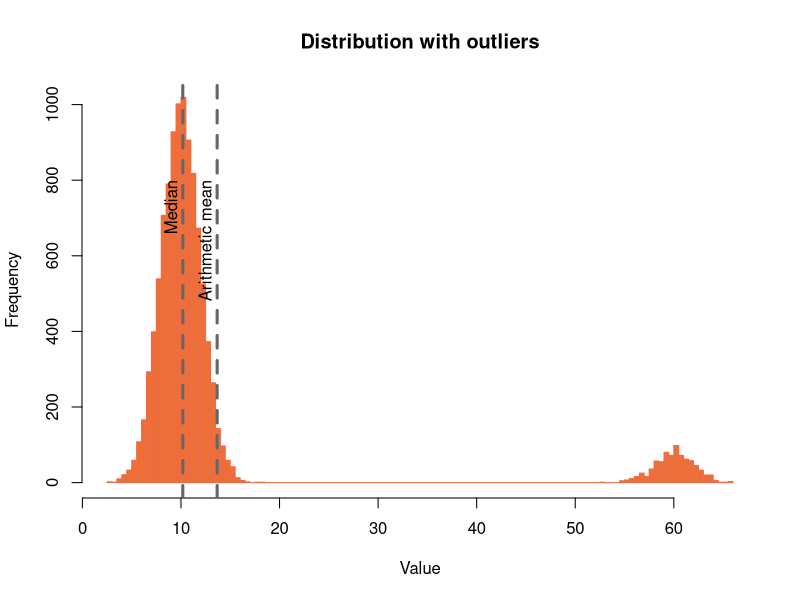
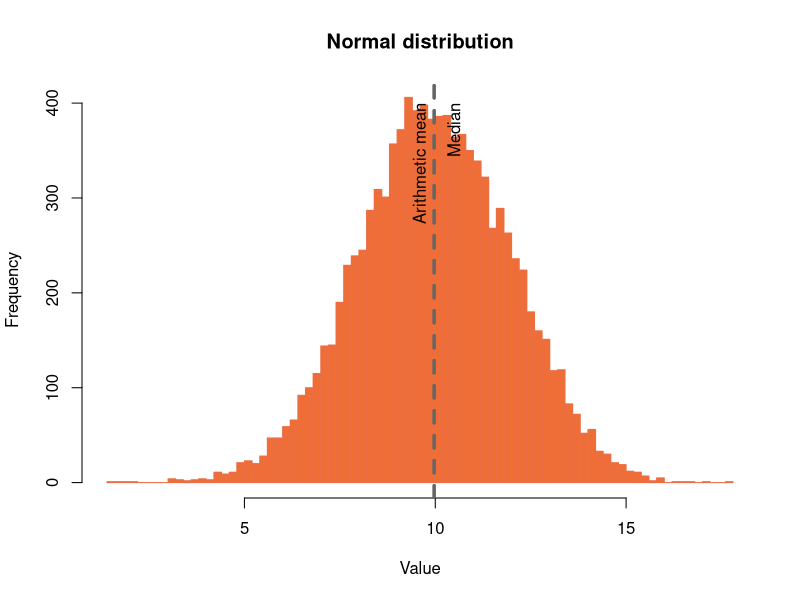
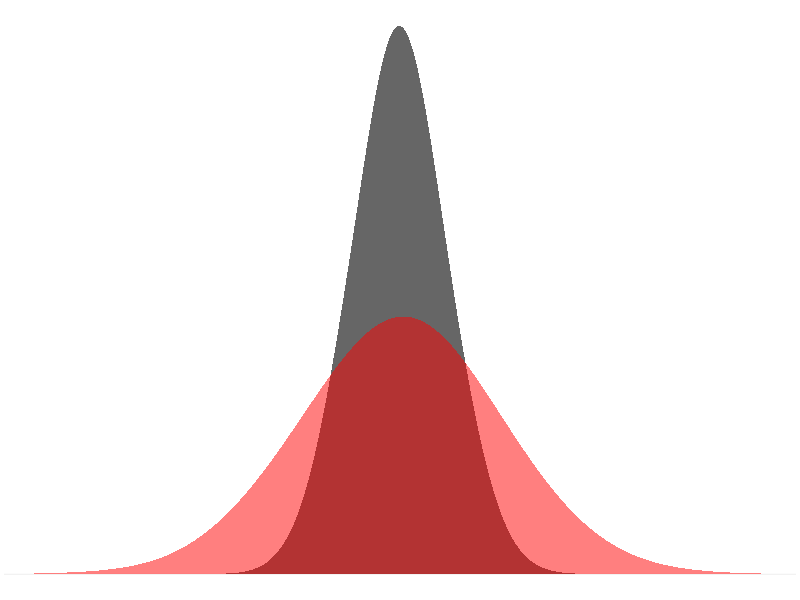
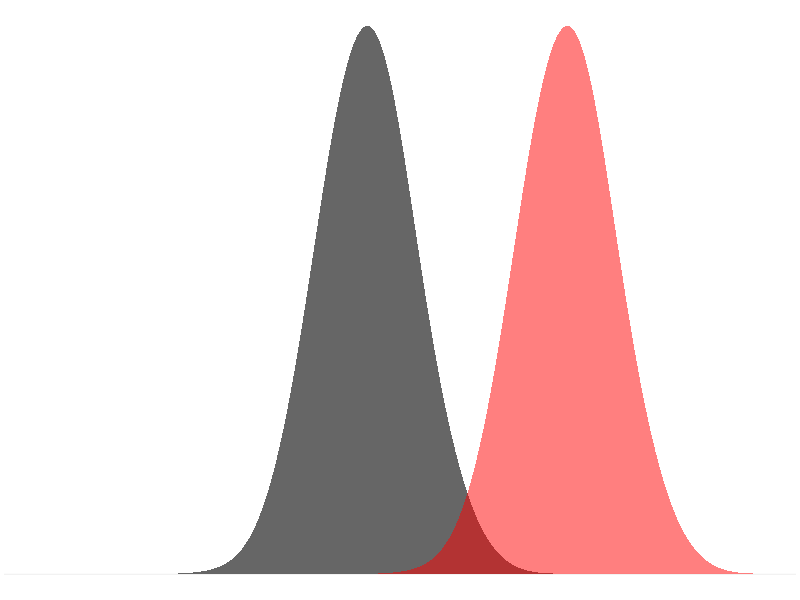
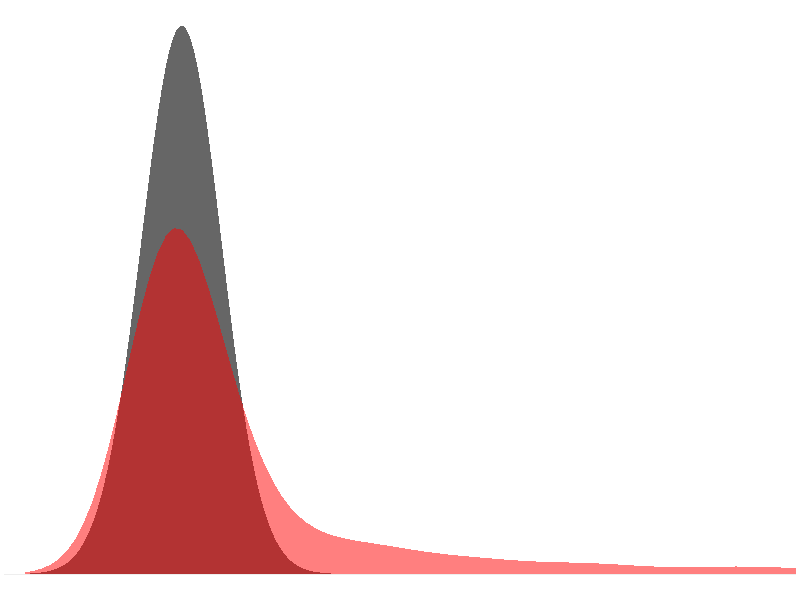
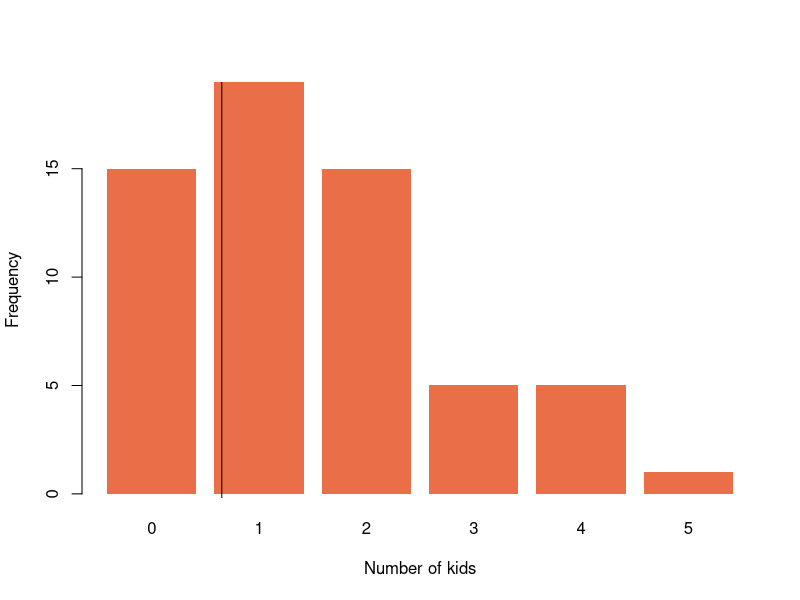
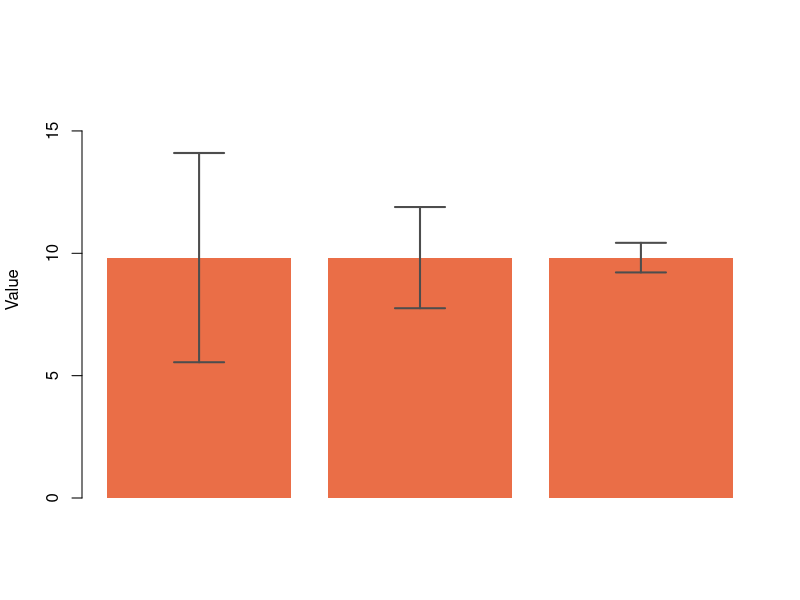

Recreate these plots in R, in order. (Note: this script raises an error after producing the figures.)
getwd()

pdf("LectureFigures/OutlierDistMeanMedian.pdf",w=7,h=4.5)
x<- c(rnorm(10000, mean = 10, sd = 2),rnorm(800, mean = 60, sd = 2))
hist(x,col="#EF6E37",border="#EA6E47",breaks=100,main="Distribution with outliers",xlab = "Value")
abline(v=mean(x),lwd=3,lty=2,col="grey40")
text(mean(x),800,"Arithmetic mean",srt=90,pos=2)
abline(v=median(x),lwd=3,lty=2,col="grey40")
text(median(x),800,"Median",srt=90,pos=2)
modeVal = as.numeric(names(sort(-table(x)))[1])
dev.off()


pdf("LectureFigures/NormalDistMeanMedian.pdf",w=7,h=4.5)
x<- c(rnorm(10000, mean = 10, sd = 2))
hist(x,col="#EF6E37",border="#EA6E47",breaks=100,main="Normal distribution",xlab="Value")
abline(v=mean(x),lwd=3,lty=2,col="grey40")
text(9.9,400,"Arithmetic mean",srt=90,pos=2)
abline(v=median(x),lwd=3,lty=2,col="grey40")
text(10.8,400,"Median",srt=90,pos=2)
dev.off()

pdf("LectureFigures/Spread.pdf",w=5,h=4)
par(mar=c(.1,.1,.1,.1))
par(oma=c(.1,.1,.1,.1))
myd <- rnorm(5000,6,.7)
dens <- density(myd,adjust=3)
plot(dens, xlim = c(0, 12), xaxt = 'n', bty = 'n',axes=F,xlab="",ylab="",main="",type="n")
polygon(c(3, dens$x, 12), c(0, dens$y, 0),col="grey40",border=NA)
myd <- rnorm(5000,6,1.5)
dens <- density(myd,adjust=3)
polygon(c(3, dens$x, 12), c(0, dens$y, 0),col=rgb(1,0,0,1/2),border=NA)
dev.off()

pdf("LectureFigures/Location.pdf",w=7,h=4)
par(mar=c(.1,.1,.1,.1))
par(oma=c(.1,.1,.1,.1))
myd <- rnorm(5000,6,.7)
dens <- density(myd,adjust=3)
plot(dens, xlim = c(1, 12), xaxt = 'n', bty = 'n',axes=F,xlab="",ylab="",main="",type="n")
polygon(c(3, dens$x, 12), c(0, dens$y, 0),col="grey40",border=NA)
dens$x <-dens$x+3
polygon(c(3, dens$x, 12), c(0, dens$y, 0),col=rgb(1,0,0,1/2),border=NA)
dev.off()


pdf("LectureFigures/Skewness.pdf",w=7,h=4)
par(mar=c(.1,.1,.1,.1))
par(oma=c(.1,.1,.1,.1))
myd <-  rlnorm(500,0,1.8)
dens1 <- density(myd,adjust=3)
myd <- rnorm(500,1,1)
dens2 <- density(myd,adjust=5)
dens2$x = dens2$x
plot(dens2, xaxt = 'n', bty = 'n',axes=F,xlab="",ylab="",main="",type="n",xlim=c(-5,25))
polygon(c(min(dens2$x), dens2$x, max(dens2$x)), c(0, dens2$y, 0),col="grey40",border=NA)
polygon(c(min(dens1$x), dens1$x, max(dens1$x)), c(0, dens1$y, 0),col=rgb(1,0,0,1/2),border=NA)
dev.off()


pdf("LectureFigures/Mode.pdf",w=7,h=5)
par(mar=c(5.1, 4.1, 4.1, 2.1), mgp=c(3, 1, 0), las=0)
x = c(15 ,19, 15,  5 , 5 , 1)
barplot(x,col="#EA6E47",border=NA,xlab = "Number of kids",ylab="Frequency",names.arg=0:5)
abline(v=mean(rep(0:5,x)))
dev.off()


pdf("LectureFigures/Spreadmeasures.pdf",w=5,h=7)
par(mar=c(5.1, 4.1, 4.1, 2.1), mgp=c(3, 1, 0), las=0)
x = rnorm(50,10,2)
h = barplot(rep(mean(x),3),col="#EA6E47",border=NA,xlab = "",ylab="Value",ylim=c(0,17))
arrows(h[1],(mean(x)-var(x)),h[1],(mean(x)+var(x)),angle=90,code=3,lwd=2,col="grey30")
arrows(h[2],(mean(x)-sd(x)),h[2],(mean(x)+sd(x)),angle=90,code=3,lwd=2,col="grey30")
sem = var(x)/sqrt(length(x))
arrows(h[3],(mean(x)-sem),h[3],(mean(x)+sem),angle=90,code=3,lwd=2,col="grey30")
dev.off()


pdf("LectureFigures/FiveNumSum1.pdf",w=7,h=6)
par(bty = 'n')
boxplot(spines$SpineLength,col="#EF6E37",ylab="Spine length (mm)")
minv = min(spines$SpineLength)
maxv = max(spines$SpineLength)
medv = median(spines$SpineLength)
qv = quantile(spines$SpineLength,probs = c(0.25,0.75))
arrows(rep(0.65,5), c(minv,maxv,medv,qv), x1 = c(rep(0.86,2),rep(0.78,3)), y1 = c(minv,maxv,medv,qv),length= 0.1,col="grey")
text(rep(0.65,5), c(minv,maxv,medv,qv),labels = c("Minimum","Maximum","Median","1st Quartile","3rd Quartile"),pos=2,cex=0.8,col="grey")
dev.off()

pdf("LectureFigures/FiveNumSum2.pdf",w=7,h=6)
x <- sort(spines$SpineLength)
plot(x,col="#EF6E37",bty="n",pch=16,cex=1.5,ylab="Spine length (mm)")
points(25:26,x[25:26],pch=16,cex=1.5)
points(13:14,x[13:14],pch=16,cex=1.5)
points(37:38,x[37:38],pch=16,cex=1.5)
points(1,x[1],pch=16,cex=1.5)
points(50,x[50],pch=16,cex=1.5)

lines(x = c(8.5,25.5,25.5), y = c(mean(x[25:26]),mean(x[25:26]),0),lty=2,col="grey")
lines(x = c(8.5,13.5,13.5), y = c(weighted.mean(x[13:14],w=c(0.75,.25)),weighted.mean(x[13:14],w=c(0.25,.75)),0),lty=2,col="grey")
lines(x = c(8.5,37.5,37.5), y = c(weighted.mean(x[37:38],w=c(0.25,.75)),weighted.mean(x[37:38],w=c(0.25,.75)),0),lty=2,col="grey")

text(rep(9.5,3), c(mean(x[25:26]),mean(x[13:14]),mean(x[37:38])),labels = c("Median","1st Quartile","3rd Quartile"),pos=2,cex=0.8,col="grey")
dev.off()

pdf("LectureFigures/ConfidenceInterval.pdf",w=5,h=7)
par(mar=c(5.1, 4.1, 4.1, 2.1), mgp=c(3, 1, 0), las=0)
x = rnorm(50,10,2)
h = barplot(rep(mean(x),4),col="#EA6E47",border=NA,xlab = "",ylab="Value",ylim=c(0,17))
arrows(h[1],(mean(x)-var(x)),h[1],(mean(x)+var(x)),angle=90,code=3,lwd=2,col="grey30")
arrows(h[2],(mean(x)-sd(x)),h[2],(mean(x)+sd(x)),angle=90,code=3,lwd=2,col="grey30")
sem = var(x)/sqrt(length(x))
arrows(h[3],(mean(x)-sem),h[3],(mean(x)+sem),angle=90,code=3,lwd=2,col="grey30")
arrows(h[4],(mean(x)-sem*1.96),h[4],(mean(x)+sem*1.96),angle=90,code=3,lwd=2,col="grey30")
dev.off()

pdf("LectureFigures/ConfidenceInterval2.pdf",w=5,h=7)
par(mar=c(5.1, 4.1, 4.1, 2.1), mgp=c(3, 1, 0), las=0)
x1 = rnorm(50,8,2)
x2 = rnorm(50,12,2)
h = barplot(c(mean(x1),mean(x2)),col="#EA6E47",border=NA,xlab = "",ylab="Value",ylim=c(0,17))
sem1 = var(x1)/sqrt(length(x1))
sem2 = var(x2)/sqrt(length(x2))
arrows(h[1],(mean(x1)-sem1*1.96),h[1],(mean(x1)+sem1*1.96),angle=90,code=3,lwd=2,col="grey30")
arrows(h[2],(mean(x2)-sem2*1.96),h[2],(mean(x2)+sem2*1.96),angle=90,code=3,lwd=2,col="grey30")
dev.off()

pdf("LectureFigures/ConfidenceInterval3.pdf",w=5,h=7)
par(mar=c(5.1, 4.1, 4.1, 2.1), mgp=c(3, 1, 0), las=0)
x1 = rnorm(50,10,2)
x2 = rnorm(50,12.3,2)
h = barplot(c(mean(x1),mean(x2)),col="#EA6E47",border=NA,xlab = "",ylab="Value",ylim=c(0,17))
sem1 = var(x1)/sqrt(length(x1))
sem2 = var(x2)/sqrt(length(x2))
arrows(h[1],(mean(x1)-sem1*1.96),h[1],(mean(x1)+sem1*1.96),angle=90,code=3,lwd=2,col="grey30")
arrows(h[2],(mean(x2)-sem2*1.96),h[2],(mean(x2)+sem2*1.96),angle=90,code=3,lwd=2,col="grey30")
dev.off()

coinToss <- c("H","T")

for(i in 1:10){
pdf(paste("LectureFigures/cointossSmall",i,".pdf",sep=""),w=3,h=4)
par(mar=c(5.1, 4.1, 4.1, 2.1), mgp=c(1, 1, 0), las=0)
outcome = sample(coinToss,6,replace = TRUE)
table(outcome)
barplot(table(outcome),col=c("black","white"),las=1,ylim=c(0,6))
dev.off()
}

for(i in 1:10){
  pdf(paste("LectureFigures/cointossLarge",i,".pdf",sep=""),w=3,h=4)
  par(mar=c(5.1, 4.1, 4.1, 2.1), mgp=c(1, 1, 0), las=0)
  outcome = sample(coinToss,5000,replace = TRUE)
  table(outcome)
  barplot(table(outcome),col=c("black","white"),las=1,ylim=c(0,3000))
  dev.off()
}

